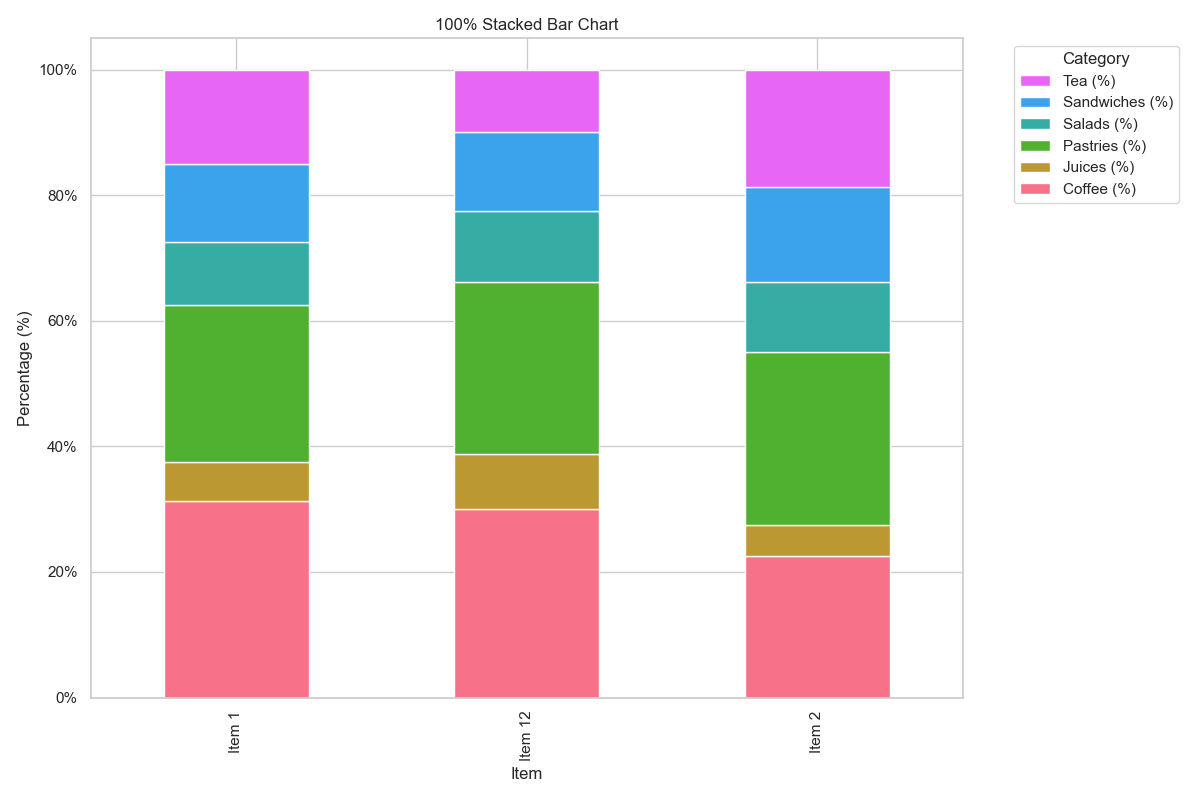

Generate this figure with Python:

import pandas as pd
import seaborn as sns
import matplotlib.pyplot as plt
from matplotlib.ticker import FuncFormatter

# Given chart data
data = [
    {'Item': 'Item 1', 'Coffee (%)': 25, 'Tea (%)': 12, 'Pastries (%)': 20, 'Sandwiches (%)': 10, 'Salads (%)': 8, 'Juices (%)': 5},
    {'Item': 'Item 2', 'Coffee (%)': 18, 'Tea (%)': 15, 'Pastries (%)': 22, 'Sandwiches (%)': 12, 'Salads (%)': 9, 'Juices (%)': 4},
    # ... other items
    {'Item': 'Item 12', 'Coffee (%)': 24, 'Tea (%)': 8, 'Pastries (%)': 22, 'Sandwiches (%)': 10, 'Salads (%)': 9, 'Juices (%)': 7}
]

# Convert the data into a pandas DataFrame
df = pd.DataFrame(data)

# Melt the DataFrame to have category percentages in a single column
df_melted = df.melt(id_vars='Item', var_name='Category', value_name='Percentage')

# Pivot the melted data Frame for stacking
df_pivot = df_melted.pivot(index='Item', columns='Category', values='Percentage')

# Normalize the data to sum to 1 (100%)
df_pivot = df_pivot.divide(df_pivot.sum(axis=1), axis=0)

# Generate the bar plots
colors = sns.color_palette("husl", len(df_pivot.columns))
fig, ax = plt.subplots(figsize=(12, 8))

df_pivot.plot(kind='bar', stacked=True, color=colors, ax=ax)

# Customizing the plot
ax.set_ylabel('Percentage (%)')
ax.set_xlabel('Item')
ax.set_title('100% Stacked Bar Chart')

# Create a custom legend
handles, labels = ax.get_legend_handles_labels()
# Reverse the labels and handles to match the stack order
ax.legend(reversed(handles), reversed(labels), title='Category', bbox_to_anchor=(1.05, 1), loc='upper left')

# Format to display in percentages
formatter = FuncFormatter(lambda y, _: '{:.0%}'.format(y)) 
ax.yaxis.set_major_formatter(formatter)

plt.tight_layout()
plt.show()
